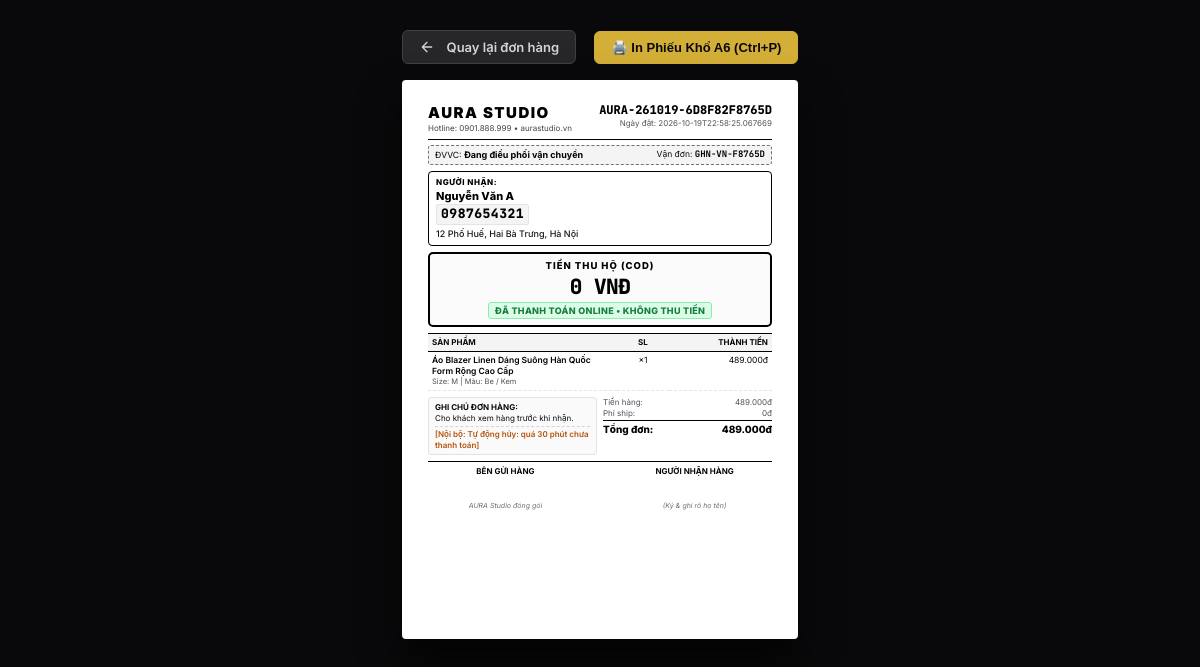
Screenshot of /admin/orders/AURA-261019-6D8F82F8765D/print (signed in) with the database file from the repository.
### app/db/models.py (models this page shows)
class OrderDB(Base):
    __tablename__ = "orders"
    order_id = Column(String, primary_key=True)
    user_id = Column(String, index=True, nullable=True)
    customer_name = Column(String, nullable=False)
    customer_phone = Column(String, nullable=False)
    customer_email = Column(String, nullable=True)
    customer_address = Column(String, nullable=False)
    province = Column(String, nullable=True)
    district = Column(String, nullable=True)
    ward = Column(String, nullable=True)
    specific_address = Column(String, nullable=True)
    customer_note = Column(String, nullable=True)
    payment_method = Column(String, nullable=False)
    payment_status = Column(String, default="unpaid", nullable=False)
    order_status = Column(String, default="pending_payment", index=True, nullable=False)
    carrier = Column(String, default="Giao Hàng Nhanh (GHN Express)", nullable=True)
    tracking_code = Column(String, nullable=True, index=True)
    shipping_status = Column(String, default="ready_to_pick", nullable=True)
    estimated_delivery = Column(String, nullable=True)
    total_amount = Column(Integer, nullable=False)
    subtotal = Column(Integer, nullable=False)
    shipping_fee = Column(Integer, default=0, nullable=False)
    discount_amount = Column(Integer, default=0, nullable=False)
    voucher_code = Column(String, nullable=True)
    quote_json = Column(Text, nullable=True)
    internal_note = Column(Text, nullable=True)
    refund_bank_name = Column(String, nullable=True)
    refund_account_number = Column(String, nullable=True)
    refund_account_holder = Column(String, nullable=True)
    paid_at = Column(String, nullable=True)
    created_at = Column(String, nullable=False, index=True)
    items = relationship("OrderItemDB", back_populates="order", cascade="all, delete-orphan")

### app/routers/admin.py (the view)
@router.get("/admin/orders/{order_id}/print", response_class=HTMLResponse)
def admin_order_print_page(order_id: str, request: Request, admin: User = Depends(require_admin_page)):
    order = db_service.get_order_by_id(order_id)
    if not order:
        order = order_service.get_order_by_id(order_id)
    if not order:
        raise HTTPException(status_code=404, detail=f"Không tìm thấy đơn hàng '{order_id}' để in phiếu")
    cust_phone = order.get("customer_phone") or order.get("customer", {}).get("phone", "")
    cust_name = order.get("customer_name") or order.get("customer", {}).get("name", "Khách hàng")
    cust_addr = order.get("customer_address") or order.get("customer", {}).get("address", "")
    cust_note = order.get("customer_note") or order.get("customer", {}).get("note", "")
    is_cod = (order.get("payment_method") == "cod") and (order.get("payment_status") != "paid")
    total_amount = order.get("total_amount") or order.get("quote", {}).get("total", 0)
    cod_amount = total_amount if is_cod else 0
    quote = order.get("quote", {})
    items = quote.get("lines") or order.get("items") or []
    ctx = base_context(
        request,
        user=admin,
        order=order,
        order_id=order.get("order_id") or order_id,
        customer_phone=cust_phone,
        customer_name=cust_name,
        customer_address=cust_addr,
        customer_note=cust_note,
        is_cod=is_cod,
        cod_amount=cod_amount,
        items=items,
        total_amount=total_amount,
        subtotal=order.get("subtotal") or quote.get("subtotal", 0),
        shipping_fee=order.get("shipping_fee") or quote.get("shipping_fee", 0),
        discount_amount=order.get("discount_amount") or quote.get("discount_amount", 0),
        created_at=order.get("created_at") or "",
        payment_method=order.get("payment_method"),
        payment_status=order.get("payment_status"),
        carrier=order.get("carrier") or "Giao Hàng Nhanh (GHN Express)",
        tracking_code=order.get("tracking_code") or "",
        internal_note=order.get("internal_note") or "",
    )
    return templates.TemplateResponse(request, "admin/order_print.html", ctx)

### app/core/logging.py (called while the page is built)
    def filter(self, record: logging.LogRecord) -> bool:
        if not hasattr(record, "request_id") or not record.request_id:
            record.request_id = request_id_ctx.get() or "-"
        return True

    def format(self, record: logging.LogRecord) -> str:
        if not hasattr(record, "request_id") or not record.request_id:
            record.request_id = request_id_ctx.get() or "-"
        msg = super().format(record)
        return PHONE_RE.sub(r"\1\2****\4", msg)

### app/templates/admin/order_print.html (shortened to what this page needs)
<!DOCTYPE html>
<html lang="vi">
<head>
</head>
<body>
  <div class="action-toolbar no-print">
    <a href="/admin/orders" onclick="safeBack('/admin/orders'); return false;" class="btn btn-secondary" aria-label="Quay lại danh sách đơn hàng">
      <svg width="16" height="16" viewBox="0 0 24 24" fill="none" stroke="currentColor" stroke-width="2" stroke-linecap="round" stroke-linejoin="round" aria-hidden="true" style="display:inline-block; vertical-align:middle; margin-right:4px;">
        <path d="M19 12H5M12 19l-7-7 7-7"/>
      </svg>
      <span>Quay lại đơn hàng</span>
    </a>
    <button onclick="window.print()" class="btn btn-primary" id="btn-print">
      🖨️ In Phiếu Khổ A6 (Ctrl+P)
    </button>
  </div>
  <div class="a6-sheet" id="print-sheet">
    <div class="header-row">
      <div>
        <h1 class="brand-title">AURA STUDIO</h1>
        <p class="brand-sub">Hotline: 0901.888.999 • aurastudio.vn</p>
      </div>
      <div class="order-meta">
        <div class="order-code">{{ order_id }}</div>
        <div class="order-date">Ngày đặt: {{ created_at }}</div>
      </div>
    </div>
    <div class="carrier-box">
      <div>ĐVVC: <strong>{{ carrier }}</strong></div>
      <div>Vận đơn: <strong style="font-family: 'JetBrains Mono', monospace;">{{ tracking_code if tracking_code else order_id }}</strong></div>
    </div>
    <div class="address-grid">
      <div class="info-card recipient">
        <div class="info-label">NGƯỜI NHẬN:</div>
        <div class="customer-name">{{ customer_name }}</div>
        <div class="customer-phone" id="print-customer-phone">{{ customer_phone }}</div>
        <div class="customer-address">{{ customer_address }}</div>
      </div>
    </div>
    <div class="cod-section {% if is_cod %}is-cod-active{% endif %}" id="print-cod-box">
      <div class="cod-header">TIỀN THU HỘ (COD)</div>
      <div class="cod-amount-display" id="print-cod-amount">
        {% if is_cod %}
          {{ "{:,}".format(cod_amount).replace(",", ".") }} VNĐ
        {% else %}
          0 VNĐ
        {% endif %}
      </div>
      <div class="cod-instruction">
        {% if is_cod %}
          NGƯỜI NHẬN THANH TOÁN TIỀN KHI NHẬN HÀNG
        {% else %}
          <span class="cod-badge-paid">ĐÃ THANH TOÁN ONLINE • KHÔNG THU TIỀN</span>
        {% endif %}
      </div>
    </div>
    <table class="items-table">
      <thead>
        <tr>
          <th style="width: 55%;">Sản phẩm</th>
          <th class="text-center" style="width: 15%;">SL</th>
          <th class="text-right" style="width: 30%;">Thành tiền</th>
        </tr>
      </thead>
      <tbody>
        {% for item in items %}
        <tr>
          <td>
            <div class="item-name">{{ item.name }}</div>
            <div class="item-variant">Size: {{ item.size or '-' }} | Màu: {{ item.color or '-' }}</div>
          </td>
          <td class="text-center font-bold">×{{ item.quantity }}</td>
          <td class="text-right font-mono">{{ "{:,}".format(item.line_total or (item.unit_price * item.quantity)).replace(",", ".") }}đ</td>
        </tr>
        {% endfor %}
      </tbody>
    </table>
    <div class="summary-grid">
      <div class="notes-box">
        <strong>Ghi chú đơn hàng:</strong>
        <div>{{ customer_note if customer_note else "Cho khách xem hàng trước khi nhận." }}</div>
        {% if internal_note %}
        <div class="internal-note-box">
          [Nội bộ: {{ internal_note }}]
        </div>
        {% endif %}
      </div>
      <div class="calc-box">
        <div class="calc-row">
          <span>Tiền hàng:</span>
          <span class="font-mono">{{ "{:,}".format(subtotal).replace(",", ".") }}đ</span>
        </div>
        <div class="calc-row">
          <span>Phí ship:</span>
          <span class="font-mono">{{ "{:,}".format(shipping_fee).replace(",", ".") }}đ</span>
        </div>
        <div class="calc-row total-row">
          <span>Tổng đơn:</span>
          <span class="font-mono">{{ "{:,}".format(total_amount).replace(",", ".") }}đ</span>
        </div>
      </div>
    </div>
    <div class="signature-row">
      <div class="sig-col">
        <div class="sig-title">Bên gửi hàng</div>
        <div class="sig-space"></div>
        <div class="sig-sub">AURA Studio đóng gói</div>
      </div>
      <div class="sig-col">
        <div class="sig-title">Người nhận hàng</div>
        <div class="sig-space"></div>
        <div class="sig-sub">(Ký & ghi rõ họ tên)</div>
      </div>
    </div>
  </div>
</body>
</html>

### rows the page displays
OrderDB: order_id "AURA-261019-6D8F82F8765D", created_at "2026-10-19T22:58:25.067669", carrier "Đang điều phối vận chuyển", customer_name "Nguyễn Văn A", customer_phone "0987654321", customer_address "12 Phố Huế, Hai Bà Trưng, Hà Nội", internal_note "Tự động hủy: quá 30 phút chưa thanh toán", subtotal "489.000", total_amount "489.000"

### other values shown
{{ tracking_code if tracking_code else order_id }} "GHN-VN-F8765D"
{{ item.name }} "Áo Blazer Linen Dáng Suông Hàn Quốc Form Rộng Cao Cấp"
{{ item.size or '-' }} "M"
{{ item.color or '-' }} "Be / Kem"
{{ item.quantity }} "1"
{{ "{:,}".format(shipping_fee).replace(",", ".") }} "0"
